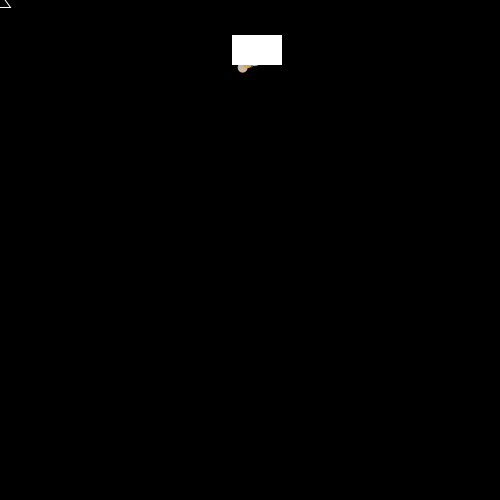
Frame 1 (no input)
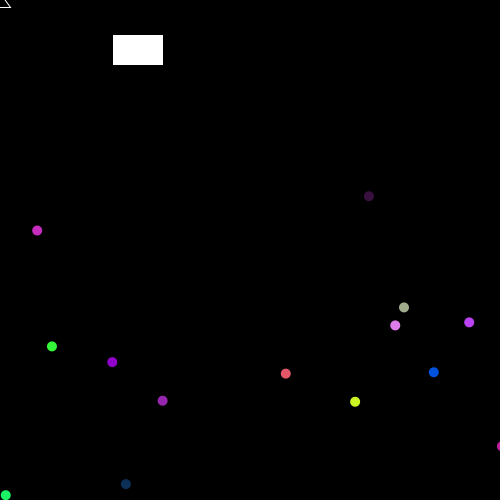
Frame 60 (the mouse pressed at the canvas centre just before this capture)
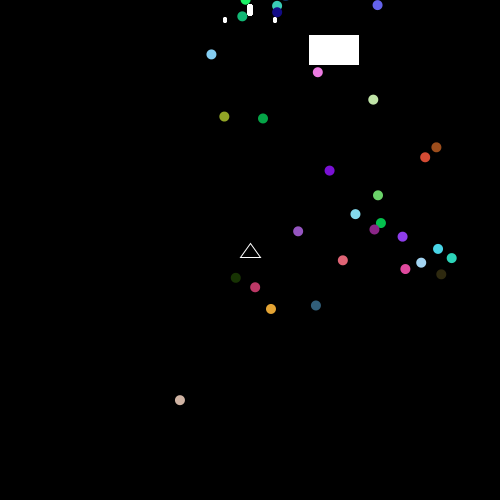
Frame 120 (the mouse held since frame 60 and released just before this capture)

The Processing sketch that drew these frames (run headless with seeded random() and noise(); from frame 60 on, the mouse is pressed at the canvas centre):

// Processing sketch: danmaku_game
// ── danmaku_game.pde
Danmaku[] danmaku = new Danmaku[50];
Tama[] tama =new Tama[50];
Boss boss;
Ship ship;

int i = 0,j = 0;

void setup(){
  size(500,500);
  frameRate(30);
  noCursor();
  rectMode(CENTER);
  ship = new Ship(mouseX,mouseY);
  boss = new Boss(width/2,50,7);
  for(int i = 0 ; i < 50 ; i++){
    danmaku[i] = new Danmaku(boss.bx,boss.by,10,random(5,15),
      cos(random(2*3.14)),sin(random(2*3.14)),random(255),random(255),random(255)); 
     tama[i] = new Tama(mouseX,mouseY); 
  }  
}  

void draw(){
  background(0);
  for( int i = 0 ; i < 50 ; i++){
 //     tama[i].ty += i*100;
      tama[i].move();
      tama[i].display(); 
  }    
  ship.move();
  ship.display();
  for(int i = 0 ; i < 50 ; i++ ){
    danmaku[i].move();
    danmaku[i].display();
  }  
  boss.move();
  boss.display();
}  





    

// ── Boss.pde
class Boss{
  float bx,by,bv,bw,bh;
  int i = 1;
  Boss(float x,float y,float v){
    bx = x;
    by = y;
    bv = v;
    bw = 50;    //width
    bh = 30;    //height
  }
  void move(){
    bx += bv*i;
    if(bx > width-100 || bx <  100){
      i *= -1;
    }
  }
  void display(){
    fill(255,255,255);
    rect(bx,by,bw,bh);
  }
  
}


// ── Danmaku.pde
class Danmaku{
  float dx,dy,dr,dv,dcos,dsin,dcol,da,db,dc;
  float i = 9.8;

  Danmaku(float x,float y,float r,float v,float cos,float sin,float a,float b,float c){
    dx = x;
    dy = y;
    dr = r;
    dv = v;
    dcos = cos;
    dsin = sin;
    da = a;
    db = b;
    dc = c;
  } 
  
  void move(){
    dx += dcos * dv/2;
    dy += dsin * dv + i/3;
   i ++;
    if(frameCount % 100 == 0){
      dx = boss.bx;
      dy = boss.by;
      i = 0;
    }
  }
  
  void display(){
 //   stroke(random(255),random(255),random(255));
    noStroke();
    fill(da,db,dc);
    ellipse(dx,dy,dr,dr);
  }
}


// ── Ship.pde
class Ship{
  int i = 0,j = 0;
  float sx,sy;
  Ship(float x,float y){
   sx = x;
   sy = y;
  }
  void move(){
    sx = mouseX;
    sy = mouseY;
  }
  void display(){
    noFill();
    stroke(255,255,255);
    triangle(sx,sy-7,sx-10,sy+7,sx+10,sy+7);
  }
}


// ── Tama.pde
class Tama{
  float tx,ty;
  Tama(float x,float y){
    tx = x;
    ty = y;
  }
  void move(){
    ty -= 20;
    if(ty < 0){
      tx = mouseX;
      ty = mouseY-20;
    }
  }
  void display(){
    ellipse(tx,ty,6,12);
    ellipse(tx+25,ty+10,3,6);
    ellipse(tx-25,ty+10,3,6);
  }
  
}
